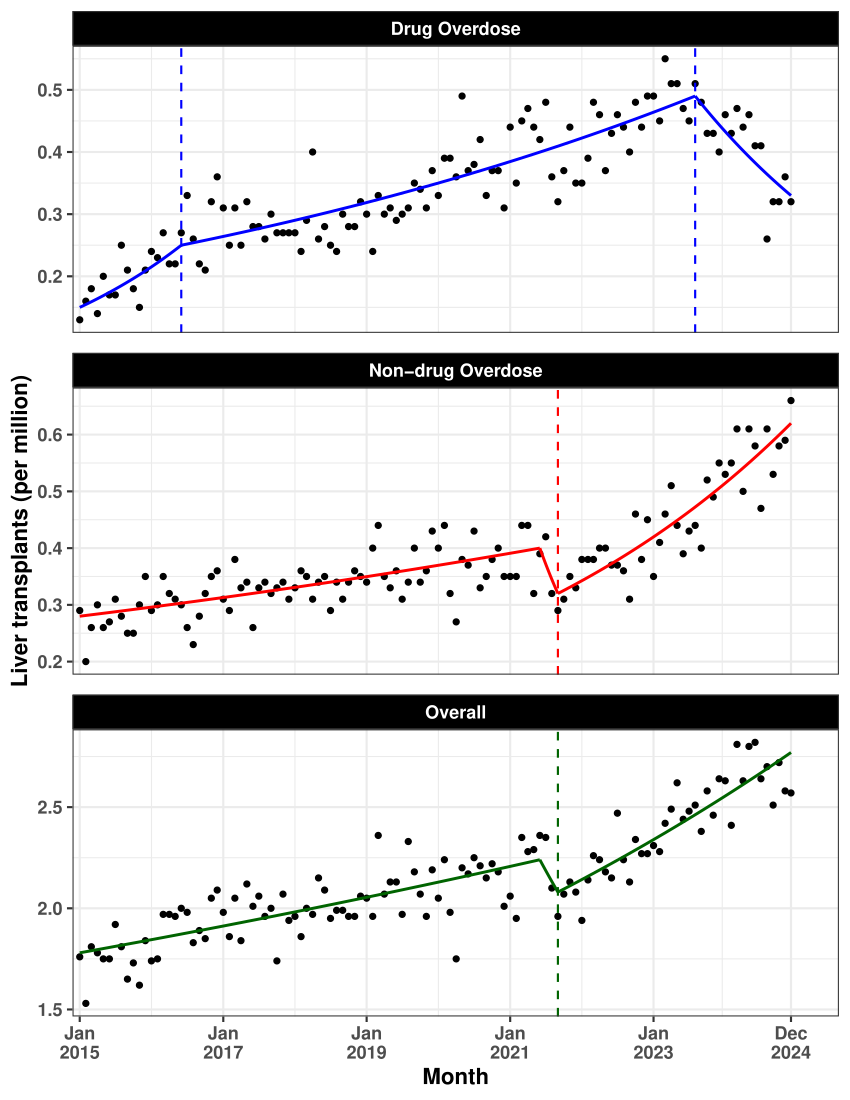

R code for this plot:
rm(list = ls())

pacman::p_load(readr, dplyr, ggplot2, lubridate, here)

# ---------------------------
# 1. Read & clean data
# ---------------------------

file <- file.path(here(), "code", "submission 2", "Figure 4", "data", "DDLT_joinpoint_data.csv")

df <- read_tsv(file, show_col_types = FALSE)

names(df) <- gsub("\ufeff", "", names(df))
names(df) <- gsub("'d4'aa'f8", "", names(df))
names(df) <- trimws(names(df))

if (!"Month" %in% names(df)) {
  month_col <- grep("Month", names(df), value = TRUE, ignore.case = TRUE)[1]
  if (!is.na(month_col)) {
    names(df)[names(df) == month_col] <- "Month"
  }
}

# ---------------------------
# 2. Filter to Donor_MoD 1, 2, 7 & create dates
# ---------------------------

mod_labels <- c(
  "1" = "Drug Overdose",
  "2" = "Non-drug Overdose",
  "7" = "Overall"
)

df_plot <- df %>%
  filter(Donor_MoD %in% c(1, 2, 7)) %>%
  mutate(
    Flag = ifelse(Flag == "NA" | is.na(Flag), NA_character_, Flag),
    Date = as.Date("2015-01-01") %m+% months(Month - 1),
    Observed = `Crude Rate`,
    Fitted = Model,
    Panel = factor(mod_labels[as.character(Donor_MoD)],
                   levels = c("Drug Overdose", "Non-drug Overdose", "Overall"))
  )

start_date <- as.Date("2015-01-01")
end_date <- as.Date("2024-12-01")

df_plot <- df_plot %>%
  filter(Date >= start_date, Date <= end_date)

# ---------------------------
# 3. Build smooth log-linear curves between joinpoints
# ---------------------------

get_segment_endpoints <- function(data) {
  data %>%
    arrange(Date) %>%
    mutate(
      is_joinpoint = grepl("Joinpoint", Flag, ignore.case = TRUE),
      is_start = row_number() == 1,
      is_end = row_number() == n()
    ) %>%
    filter(is_joinpoint | is_start | is_end) %>%
    select(Date, Fitted, Panel)
}

interpolate_exp_curve <- function(date1, y1, date2, y2, n_points = 100) {
  
  t1 <- as.numeric(date1)
  t2 <- as.numeric(date2)
  
  if (y1 <= 0 | y2 <= 0) {
    t_seq <- seq(t1, t2, length.out = n_points)
    y_seq <- seq(y1, y2, length.out = n_points)
  } else {
    b <- log(y2 / y1) / (t2 - t1)
    t_seq <- seq(t1, t2, length.out = n_points)
    y_seq <- y1 * exp(b * (t_seq - t1))
  }
  
  data.frame(
    Date = as.Date(t_seq, origin = "1970-01-01"),
    Fitted_smooth = y_seq
  )
}

smooth_lines_list <- list()

for (panel_name in levels(df_plot$Panel)) {
  
  panel_data <- df_plot %>% filter(Panel == panel_name)
  
  segment_points <- get_segment_endpoints(panel_data)
  
  smooth_curves <- segment_points %>%
    arrange(Date) %>%
    mutate(
      Date_end = lead(Date),
      Fitted_end = lead(Fitted),
      segment_id = row_number()
    ) %>%
    filter(!is.na(Date_end))
  
  for (i in 1:nrow(smooth_curves)) {
    row <- smooth_curves[i, ]
    
    curve_points <- interpolate_exp_curve(
      date1 = row$Date,
      y1 = row$Fitted,
      date2 = row$Date_end,
      y2 = row$Fitted_end,
      n_points = 100
    )
    
    curve_points$segment_id <- paste(panel_name, row$segment_id, sep = "_")
    curve_points$Panel <- panel_name
    
    smooth_lines_list[[length(smooth_lines_list) + 1]] <- curve_points
  }
}

smooth_lines_df <- bind_rows(smooth_lines_list)

smooth_lines_df$Panel <- factor(
  smooth_lines_df$Panel,
  levels = c("Drug Overdose", "Non-drug Overdose", "Overall")
)

# ---------------------------
# 4. Axis ticks
# ---------------------------

breaks <- as.Date(c(
  "2015-01-01",
  "2017-01-01",
  "2019-01-01",
  "2021-01-01",
  "2023-01-01",
  "2024-12-01"
))

labels <- c(
  "Jan\n2015", "Jan\n2017", "Jan\n2019",
  "Jan\n2021", "Jan\n2023", "Dec\n2024"
)

# ---------------------------
# 5. Faceted Plot (NO dotted lines)
# ---------------------------

p <- ggplot(df_plot, aes(x = Date)) +
  geom_point(aes(y = Observed), color = "black", size = 1.5) +
  geom_line(
    data = smooth_lines_df,
    aes(x = Date, y = Fitted_smooth, group = segment_id, color = Panel),
    linewidth = 1
  ) +
  scale_color_manual(
    values = c(
      "Drug Overdose" = "blue",
      "Non-drug Overdose" = "red",
      "Overall" = "darkgreen"
    )
  ) +
  scale_x_date(
    breaks = breaks,
    labels = labels,
    limits = c(start_date, as.Date("2024-12-31") + 30),
    expand = expansion(mult = c(0.01, 0.05))
  ) +
  scale_y_continuous(
    breaks = scales::pretty_breaks(n = 4)
  ) +
  labs(
    x = "Month",
    y = "Liver transplants (per million)"
  ) +
  facet_wrap(~ Panel, ncol = 1, scales = "free_y") +
  theme_bw(base_size = 16) +
  theme(
    legend.position = "none",
    #strip.text = element_text(face = "bold", size = 14),
    axis.title.x = element_text(face = "bold"),
    axis.title.y = element_text(face = "bold"),
    axis.text = element_text(face = "bold"),
    panel.spacing = unit(1, "lines"), 
    strip.background = element_rect(fill = "black"), 
    strip.text = element_text(face = "bold", color = "white")
  ) + 
  geom_vline(data = data.frame(Panel = rep(c("Drug Overdose", "Non-drug Overdose", "Overall"), times = c(2, 1, 1)), 
                               date = c("2016-06-01", "2023-08-01", "2021-09-01", "2021-09-01")), 
             aes(xintercept = as.Date(date), color = Panel), 
             linetype = "dashed")







# ---------------------------
# 6. Print plot
# ---------------------------
print(p)

if(FALSE){
  ggsave(file.path(here(), "code", "submission 2", "Figure 4", "Figure 4.pdf"), 
         p, 
         device = "pdf", 
         height = 11, 
         width = 8.5, 
         units = "in")
}

df_plot |> filter(Donor_MoD == 2) |> filter(Month == 18)
df_plot |> filter(Donor_MoD == 1) |> filter(Model == max(Model))
df_plot |> filter(Donor_MoD == 1) |> filter(Month == max(Month))
